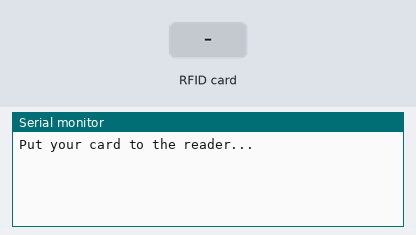
Bench run of a sketch on a simulated ESP8266 (Wemos D1 mini). Parts: the last lines printed to the serial monitor. Inputs (shaded band) come from the test bench.

Above: at 1.2 s.
1.3 s: RFID card 51 DC D0 26 held to the reader
At 1.7 s:
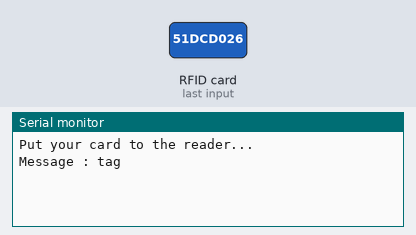
2.8 s: RFID card 40 EC 71 1A held to the reader
At 4.0 s:
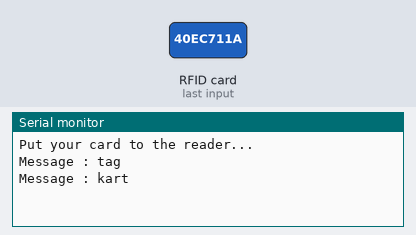
4.3 s: RFID card 5E 7A 19 C4 held to the reader
At 5.6 s:
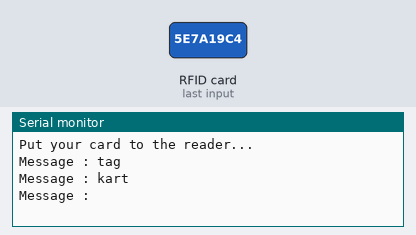

Measured:
- after the input at 1.3 s, the serial monitor: prints a new line at once (image 1)
- after the input at 2.8 s, the serial monitor: prints a new line at once (image 2)
- after the input at 4.3 s, the serial monitor: prints a new line at once (image 3)

The sketch:

rfid.ino
```cpp
#include <SPI.h>
#include <MFRC522.h>

#define SS_PIN D2
#define RST_PIN D4

MFRC522 mfrc522(SS_PIN, RST_PIN);   // Create MFRC522 instance

void setup() {
  Serial.begin(115200);   // Initiate a serial communication
  SPI.begin();  // Initiate  SPI bus
  mfrc522.PCD_Init();   // Initiate MFRC522
  Serial.println("Put your card to the reader...");
  Serial.println();
}

void loop() {
  // Look for new cards
  if ( ! mfrc522.PICC_IsNewCardPresent()) {
    return;
  }

  // Select one of the cards
  if ( ! mfrc522.PICC_ReadCardSerial()) {
    return;
  }

  // Show UID on serial monitor

  String content= "";

  for (byte i = 0; i < mfrc522.uid.size; i++) {

     content.concat(String(mfrc522.uid.uidByte[i] < 0x10 ? " 0" : " "));
     content.concat(String(mfrc522.uid.uidByte[i], HEX));
  }

  Serial.print("Message : ");
  content.toUpperCase();
     //change here the UID of the card/cards that you want to give access
  if (content.substring(1) == "51 DC D0 26") {

    Serial.println("tag");
    Serial.println();
    delay(1000);
  }else if (content.substring(1) == "40 EC 71 1A") {

    Serial.println("kart");
    Serial.println();
    delay(1000);
  }


  /*RFID 522 VCC to Wemos D1 Mini 3.3V
RFID 522 GND to Wemos D1 Mini GND
RFID 522 RST to Wemos D1 Mini D4
RFID 522 SS to Wemos D1 Mini D2
RFID 522 MOSI to Wemos D1 Mini D7
RFID 522 MISO to Wemos D1 Mini D6
RFID 522 SCKto Wemos D1 Mini D5*/

}
```
